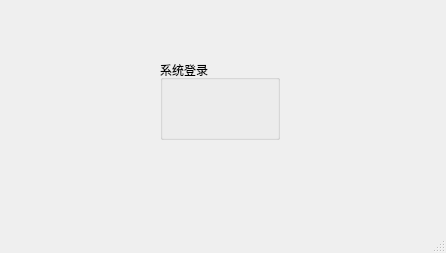
<?xml version="1.0" encoding="UTF-8"?>
<ui version="4.0">
 <class>MainWindow</class>
 <widget class="QMainWindow" name="MainWindow">
  <property name="geometry">
   <rect>
    <x>0</x>
    <y>0</y>
    <width>446</width>
    <height>253</height>
   </rect>
  </property>
  <property name="windowTitle">
   <string>MainWindow</string>
  </property>
  <widget class="QWidget" name="centralwidget">
   <widget class="QGroupBox" name="groupBox">
    <property name="geometry">
     <rect>
      <x>160</x>
      <y>60</y>
      <width>120</width>
      <height>80</height>
     </rect>
    </property>
    <property name="title">
     <string>系统登录</string>
    </property>
   </widget>
  </widget>
  <widget class="QMenuBar" name="menubar">
   <property name="geometry">
    <rect>
     <x>0</x>
     <y>0</y>
     <width>446</width>
     <height>26</height>
    </rect>
   </property>
  </widget>
  <widget class="QStatusBar" name="statusbar"/>
 </widget>
 <resources/>
 <connections/>
</ui>
